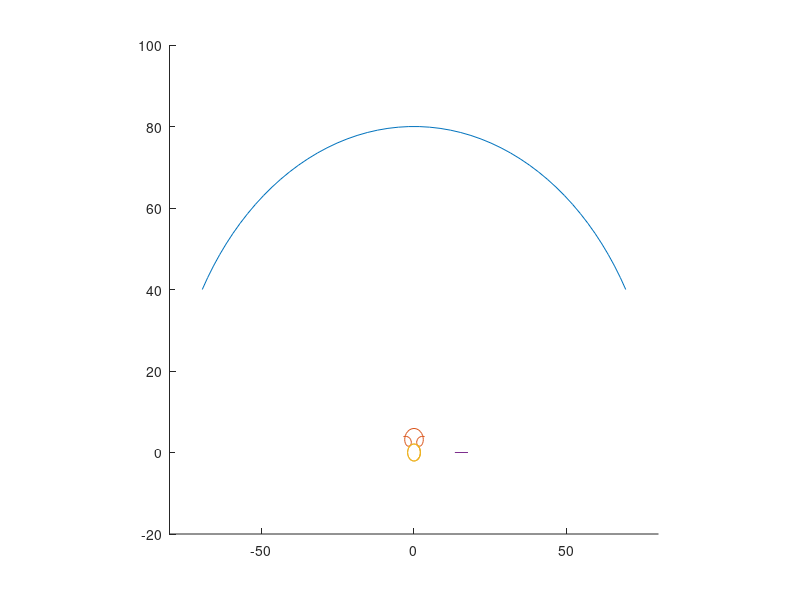

Here is the MATLAB script that generated this plot:
omega_9 = 0.5;
omega_5 = 1;
ab = 2.1
bc = 15.5
an = 4
ce = 80
z9 = 20     %pinion
z0 = 90     %housing




%%Important angles
beta_1 = pi()/3;
alpha_1 = pi()/3;

%rate of change angle (speeds) 
alpha_1_omega = 0.1;
beta_1_omgea = alpha_1_omega * (z9/z0);

beta_1 = linspace(-pi()/3, pi()/3, 50);
alpha_1 = linspace(0, 4*pi(), 50);

xn = 0;
yn = 0;


xa = an*sin(beta_1) + 1.9*sin(alpha_1);
ya = an*cos(beta_1) + 1.9*cos(alpha_1)

xb = ab*cos((beta_1 + alpha_1));
yb = ab*sin((beta_1 + alpha_1));

%USE SIN RULE TO CALCULATE SIGMA

sigma = asin((sin(alpha_1)*ab)/bc);

xc = ab*cos(alpha_1) + bc*cos(sigma);
yc = ab*sin(alpha_1) - bc*sin(sigma);

%beta_range = -pi()/3:0.1:pi()/3;

ex = ce*sin(beta_1);

ey = ce*cos(beta_1);

hold on;
plot(ex,ey)  %arc
plot(xa,ya);        %arc
plot(xb, yb);    %circle (oval)
plot(xc, yc);      %line atm



pbaspect([1 1 1])

axis([-80 80 -20 100]);






